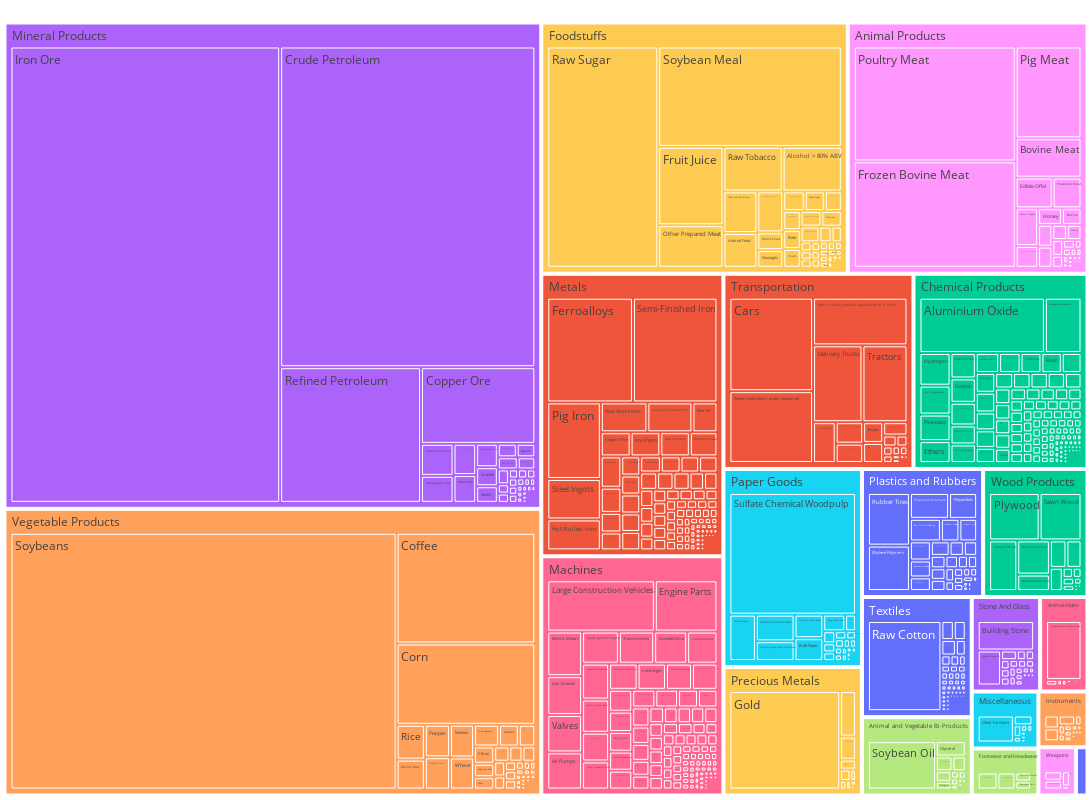

Here is the notebook cell this chart was saved with:
### Code cell
fig = px.treemap(df, path = ["Section", 'HS4'], values = 'percent', color = 'Section', custom_data=['percent'])

fig.update_layout(margin = dict(t=0, l=0, r=0, b=0))
fig.update_layout(
    autosize=False,
    width=1400,
    height=800,)

fig.update_layout(legend_title="Section", legend_traceorder="reversed")
fig.show()

### Figure 1 — Plotly figure (JSON) as saved in the notebook; plotly's stock layout.template omitted (floating-point values rounded to 4 significant figures; data arrays with more than 128 entries replaced by an {"elided": "..."} marker saying what was removed)
{"data": [{"branchvalues": "total", "customdata": {"elided": "1223x2 mixed values"}, "domain": {"x": [0, 1], "y": [0, 1]}, "hovertemplate": "labels=%{label}<br>percent=%{value}<br>parent=%{parent}<br>id=%{id}<br>Section=%{customdata[1]}<extra></extra>", "ids": {"elided": "1223 str values"}, "labels": {"elided": "1223 str values"}, "marker": {"colors": {"elided": "1223 str values"}}, "name": "", "parents": {"elided": "1223 str values"}, "type": "treemap", "values": {"elided": "1223 float values"}}], "layout": {"autosize": false, "height": 800, "legend": {"title": {"text": "Section"}, "tracegroupgap": 0, "traceorder": "reversed"}, "margin": {"b": 0, "l": 0, "r": 0, "t": 0}, "width": 1400}}
